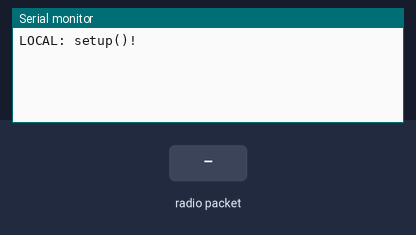
Recording of a sketch running on a simulated Arduino Uno, built with avr-gcc and run on an emulated ATmega328P. On the bench: the last lines printed to the serial monitor. The test bench sets the inputs (shaded band). No radio packets arrive unless stated.

Above: at 1.2 s.
1.3 s: radio packet "1" arrives
At 2.5 s:
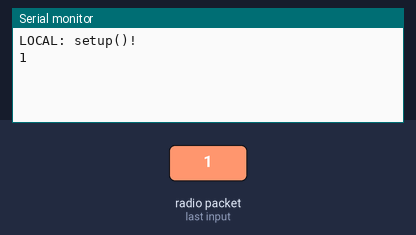
2.8 s: radio packet "0" arrives
At 3.8 s:
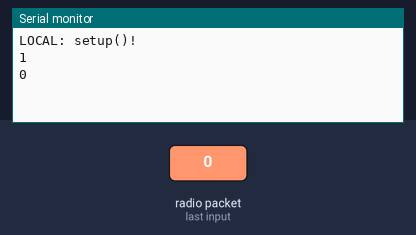
4.3 s: radio packet "2" arrives
At 4.9 s:
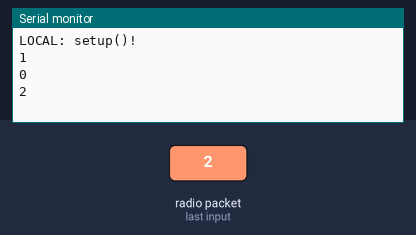

Measured:
- after the input at 1.3 s, the serial monitor: prints a new line at once (image 1)
- after the input at 2.8 s, the serial monitor: prints a new line at once (image 2)
- after the input at 4.3 s, the serial monitor: prints a new line at once (image 3)

The sketch:

RX_Test.ino
```cpp
// (licence header left out)
#define DEBUG

#include <VirtualWire.h>
// Init VWMsgBuf.
uint8_t VWMsgBuf[VW_MAX_MESSAGE_LEN];
// Init VWMsgStr.
String VWMsgStr;

// setup() runs once after reset.
void setup() {
  #ifdef DEBUG
    // Init serial for debugging.
    Serial.begin(9600);
  #endif
  // Init BPS.
  vw_setup(2000);
  // Start the receiver.
  vw_rx_start();
  // Send setup() message.
  VWMsgStr = "LOCAL: setup()!";
  #ifdef DEBUG
    Serial.println(VWMsgStr);
  #endif
}

// loop() runs continuously after setup().
void loop() {
  uint8_t VWBufLen = VW_MAX_MESSAGE_LEN;
  if (vw_get_message(VWMsgBuf, &VWBufLen)) {
    // Flash a light to show received good message.
    digitalWrite(13, true);
    // Message with a good checksum received, dump it.
    VWMsgStr = "";
    for (int i = 0; i < VWBufLen; i++) {
      VWMsgStr += char(VWMsgBuf[i]);
      //Serial.print(char(buf[i]));
    }
    #ifdef DEBUG
      Serial.println(VWMsgStr);
    #endif
    digitalWrite(13, false);
  }
}
```
